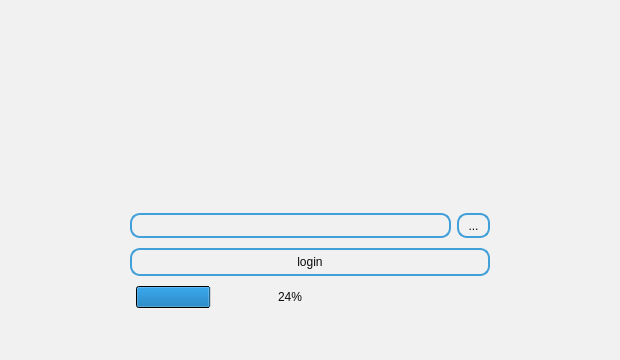
<?xml version="1.0" encoding="UTF-8"?>
<ui version="4.0">
 <class>login_2</class>
 <widget class="QWidget" name="login_2">
  <property name="geometry">
   <rect>
    <x>0</x>
    <y>0</y>
    <width>620</width>
    <height>360</height>
   </rect>
  </property>
  <property name="minimumSize">
   <size>
    <width>620</width>
    <height>360</height>
   </size>
  </property>
  <property name="maximumSize">
   <size>
    <width>620</width>
    <height>360</height>
   </size>
  </property>
  <property name="windowTitle">
   <string>INS login</string>
  </property>
  <property name="styleSheet">
   <string notr="true">

/* ############ color 1 ############# */
QListWidget,#frame_29,#frame_49,#frame_40, QWidget,QTabBar::tab{
background-color: #f1f1f1 ;
}

/* ############ color 2 ############# */

#menuBar,#frame_2 ,
QTabBar::tab:selected, QTabBar::tab:hover ,QHeaderView,
#frame,#units_frame,#rm_frame,#frame_4{

background-color:#206087;

}

/* ############ color 3 ############# */
QToolButton:pressed,QPushButton:pressed,QToolTip {
background-color: #206087;

}

/* ############ color 4 ############# */

QLineEdit , QPushButton , QToolButton , QListWidget , QListWidget::item,QListWidget::item:selected , QPushButton , QSpinBox ,  QComboBox  , QDateEdit
,#frame_7 ,#frame_9,QTextEdit,QProgressBar,QTableView,QToolTip
{border: 2px solid #419fd9;
}
QTableWidget{
	gridline-color: 2px solid #f1f1f1;

}
QTableView::item:selected,
QScrollBar:handle,QListWidget:item:hover,#products_list::item:selected
{
background-color: #419fd9 ;

}

/* ############ font color  ############# */

QWidget,QListWidget::item:selected{
color:rgb(10,10,10);


}
#Form{background-image: url(icons/photo_2021-03-03_20-05-21.jpg);}

QToolButton,QPushButton{
	background-color:qradialgradient(spread:pad, cx:0.5, cy:0.5, radius:0.5, fx:0.5, fy:0.5, stop:0 rgba(50, 50, 50, 0.5));
}
#label,#label_6,#label_18,#label_10,#label_14{
color:rgb(255,255,255);
}





/* ############ main tap widget ############# */
#frame,#frame_2,#frame,#units_frame,#rm_frame,#frame_4{
border-radius: 10px;}


QTabWidget::pane {
    border-top: 0px solid #C2C7CB;
}
QTabWidget::tab-bar {
    left: 20px;
margin-left:20px;
margin-right:20px;
}
QTabBar::tab {

    border: 0px solid rgb(0, 0, 0);
    min-width: 100px;
    padding: 09px;
	border-bottom-right-radius: 15px;
	border-bottom-left-radius: 15px;

}
#frame_54,QProgressBar,QLineEdit{
background-color: qradialgradient(spread:pad, cx:0.5, cy:0.5, radius:0.5, fx:0.5, fy:0.5, stop:0.243781 rgba(62, 62, 62, 0));
}
QTabBar::tab:selected, QTabBar::tab:hover {

border-bottom-right-radius: 15px;
border-bottom-left-radius: 15px;


}


QTabBar::tab:selected {
    border: 0px solid rgb(0, 0, 0);
}
QTabBar::tab:!selected {
    margin-bottom: 4px;
}
QTabBar::tab:selected {
    margin-left: -0px;
    margin-right: -0px;
}


/* ####################### */

QLabel,QCheckBox{
background-color: qradialgradient(spread:pad, cx:0.5, cy:0.5, radius:0.5, fx:0.5, fy:0.5, stop:0.243781 rgba(62, 62, 62, 0));
}


QLineEdit , QPushButton , QToolButton , QListWidget::item ,QRadioButton, QPushButton , QSpinBox , QDoubleSpinBox ,  QComboBox  , QDateEdit
,#frame_7 ,#frame_9,QTextEdit,QProgressBar
{
padding-left:6px;
padding-right:6px;

background-color: qradialgradient(spread:pad, cx:0.5, cy:0.5, radius:0.5, fx:0.5, fy:0.5, stop:0.243781 rgba(62, 62, 62, 0));

border-radius: 4px;

}
QListWidget,#frame_29,#frame_49,#frame_40
{padding:6px;
padding:6px;
border-radius: 10px;
}

QListWidget:item{
margin:2;
}
QListWidget{
border-width:0px;
}


QPushButton , QToolButton,QLineEdit,QComboBox,QDateEdit
,QSpinBox{border-radius: 10px;}


QComboBox::drop-down {

    border-left-width: 1px;
    border-left-color: darkgray;
    border-left-style: solid;
    border-top-right-radius: 3px;
}






QListWidget {
padding-top:8px;

}
 QPushButton , QToolButton{

padding:0px;
}



QScrollBar{
width:5px;}


QScrollBar:hover{
width:10px;}




QHeaderView::section {

    padding: 4px;
    border-style: none;
	background-color: qlineargradient(spread:pad, x1:0, y1:0, x2:1, y2:0, stop:0 rgba(0, 0, 0, 0));

}



QTableView QTableCornerButton::section {

	color: rgb(255, 255, 255);
	background-color: qlineargradient(spread:pad, x1:0, y1:0, x2:1, y2:0, stop:0 rgba(0, 0, 0, 0));


}
QTableView {
 border: 0px ;
    border-width: 10px ;
}



QToolTip{
border-radius: 7px;
border-width: 1px ;
}


QPushButton , QToolButton{ padding:5px;border-width:2px;}


QScrollBar::sub-page ,QScrollBar::add-page{
	background-color: qradialgradient(spread:pad, cx:0.5, cy:0.5, radius:0.5, fx:0.5, fy:0.5, stop:0 rgba(0, 0, 0, 0));}

QScrollBar:vertical{
width:8px;
}

QScrollBar:horizontal{
height:8px;
}


QScrollBar:handle
{

border-radius: 4px;
}
 QListWidget::item {
border-width: 1px;
height:30px;

 }
QScrollBar::add-line ,QScrollBar::sub-line
{
      border: none;
      background: none;
      color: none;
}

#frame,#units_frame,#rm_frame,#frame_4{
border: 0px solid #f1f1f1;


}
QListView {
    outline: 0;
}

</string>
  </property>
  <layout class="QGridLayout" name="gridLayout">
   <property name="leftMargin">
    <number>130</number>
   </property>
   <property name="topMargin">
    <number>209</number>
   </property>
   <property name="rightMargin">
    <number>130</number>
   </property>
   <property name="bottomMargin">
    <number>47</number>
   </property>
   <item row="0" column="0">
    <widget class="QLineEdit" name="path">
     <property name="minimumSize">
      <size>
       <width>0</width>
       <height>25</height>
      </size>
     </property>
     <property name="maximumSize">
      <size>
       <width>16777215</width>
       <height>25</height>
      </size>
     </property>
    </widget>
   </item>
   <item row="2" column="0">
    <widget class="QProgressBar" name="progressBar">
     <property name="styleSheet">
      <string notr="true">border-width:0px;</string>
     </property>
     <property name="value">
      <number>24</number>
     </property>
     <property name="alignment">
      <set>Qt::AlignCenter</set>
     </property>
    </widget>
   </item>
   <item row="0" column="1">
    <widget class="QToolButton" name="select_database">
     <property name="minimumSize">
      <size>
       <width>0</width>
       <height>25</height>
      </size>
     </property>
     <property name="maximumSize">
      <size>
       <width>16777215</width>
       <height>25</height>
      </size>
     </property>
     <property name="text">
      <string>...</string>
     </property>
    </widget>
   </item>
   <item row="1" column="0" colspan="2">
    <widget class="QPushButton" name="login">
     <property name="text">
      <string>login</string>
     </property>
    </widget>
   </item>
  </layout>
 </widget>
 <resources/>
 <connections/>
</ui>
